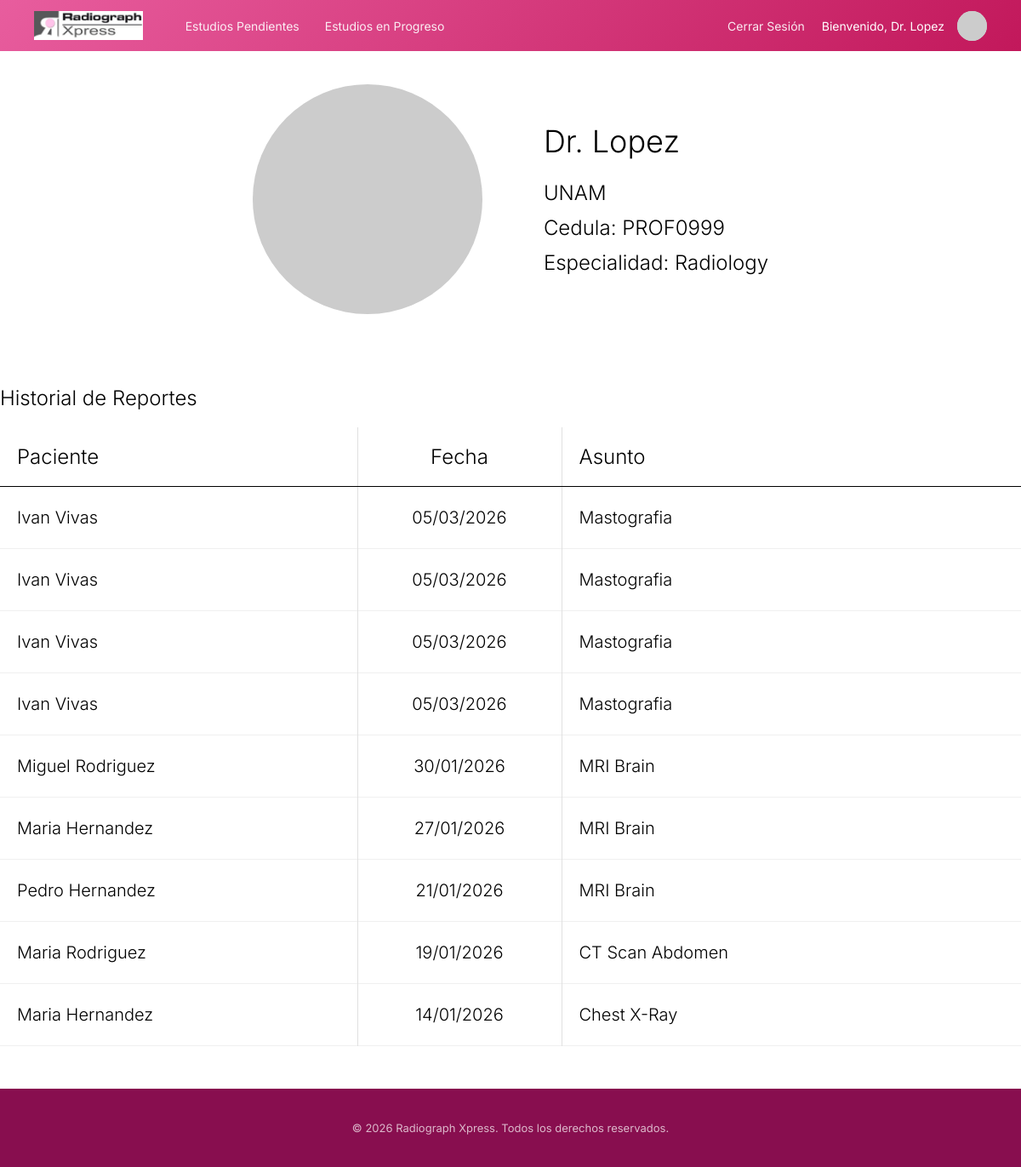
/doctor/doctorProfile/1/ (signed in), run on the app's committed database.
### doctorsDashboard/models.py (models this page shows, shortened)
class ReportingDoctor(models.Model):
    MALE = 'M'
    FEMALE = 'F'
    OTHER = 'O'
    GENDER_CHOICES = [
        (MALE, 'Male'),
        (FEMALE, 'Female'),
        (OTHER, 'Other'),
    ]
    user = models.OneToOneField(User, on_delete=models.CASCADE, null=True, related_name='reporting_doctor_profile')
    id_doctor = models.AutoField(primary_key=True)
    gender = models.CharField(max_length=1, choices=GENDER_CHOICES, default=OTHER)
    address = models.CharField(max_length=100)
    phone = models.CharField(max_length=100)
    university = models.CharField(max_length=100)
    professional_id = models.CharField(max_length=100)
    specialty = models.CharField(max_length=100)
    @property
    def last_name(self):
        if self.user:
            return self.user.last_name
        return ""

### core/models.py (models this page shows)
class Study(models.Model):
    id_study = models.AutoField(primary_key=True)
    pacs_url = models.CharField(max_length=100)
    email_sent = models.BooleanField(default=False)
    date = models.DateField()
    id_study_request = models.ForeignKey('assistantDashboard.StudyRequest', on_delete=models.CASCADE)
    id_report = models.ForeignKey('Report', on_delete=models.CASCADE, null=True, blank=True)
    id_patient = models.ForeignKey('patientsDashboard.Patient', on_delete=models.CASCADE)

class Report(models.Model):
    PENDING = 'PEN'
    IN_PROGRESS = 'PRO'
    COMPLETED = 'COM'
    STATUS_CHOICES = [
        (PENDING, 'Pending'),
        (IN_PROGRESS, 'In Progress'),
        (COMPLETED, 'Completed'),
    ]
    id_report = models.AutoField(primary_key=True)
    status = models.CharField(max_length=3, choices=STATUS_CHOICES, default=PENDING)
    about = models.CharField(max_length=200)
    patients_description = models.CharField(max_length=200)
    findings = models.TextField()
    conclusions = models.TextField()
    recommendations = models.TextField()
    date = models.DateField(default=datetime.now)
    password = models.CharField(max_length=18, default="")
    doctor_in_charge = models.ForeignKey('doctorsDashboard.ReportingDoctor', on_delete=models.CASCADE)

### patientsDashboard/models.py (models this page shows, shortened)
class Patient(models.Model):
    MALE = 'M'
    FEMALE = 'F'
    OTHER = 'O'
    GENDER_CHOICES = [
        (MALE, 'Male'),
        (FEMALE, 'Female'),
        (OTHER, 'Other'),
    ]
    user = models.OneToOneField(User, on_delete=models.CASCADE, null=True, related_name='patient_profile')
    id_patient = models.AutoField(primary_key=True)
    address = models.CharField(max_length=100)
    phone = models.CharField(max_length=100)
    gender = models.CharField(max_length=1, choices=GENDER_CHOICES, default=OTHER)
    is_email_verified = models.BooleanField(default=False)
    associated_doctors = models.ManyToManyField('associateDoctorDashboard.AssociateDoctor', related_name='patients')
    @property
    def first_name(self):
        if self.user:
            return self.user.first_name
        return ""
    @property
    def last_name(self):
        if self.user:
            return self.user.last_name
        return ""

### doctorsDashboard/views.py (the view)
# urls.py: path('doctorProfile/<int:pk>/', views.DoctorProfileView.as_view(), name='doctorProfile'),
class DoctorProfileView(DoctorRequiredMixin, DetailView):
    model = ReportingDoctor
    template_name = 'doctorsDashboard/doctor_profile.html'
    context_object_name = 'doctor'
    def get_context_data(self, **kwargs):
        context = super().get_context_data(**kwargs)
        context['history_studies'] = Study.objects.filter(
            id_report__doctor_in_charge=self.object
        ).order_by('-date')
        return context

### core/mixins.py (called while the page is built)
    def test_func(self):
        return self.request.user.groups.filter(name='Doctors').exists()

    def get_context_data(self, **kwargs):
        context = super().get_context_data(**kwargs)
        if hasattr(self.request.user, 'reporting_doctor_profile'):
            context['reporting_doctor'] = self.request.user.reporting_doctor_profile
        return context

### doctorsDashboard/templates/doctorsDashboard/doctor_profile.html (shortened to what this page needs)
{% extends 'doctorsDashboard/base.html' %}
{% load static %}
{% block content %}
<div class="user-profile-page">
    <div class="profile-content">
        <div class="profile-header">
            <img class="doctor-avatar" src="https://placehold.co/270x270"
                alt="Dr. {{ doctor.name }} {{ doctor.last_name }}">
            <div class="doctor-info-container">
                <h2 class="doctor-name">Dr. {{ doctor.name }} {{ doctor.last_name }}</h2>
                <p class="doctor-university">{{ doctor.university }}</p>
                <p class="doctor-license">Cedula: {{ doctor.professional_id }}</p>
                <p class="doctor-license">Especialidad: {{ doctor.specialty }}</p>
            </div>
        </div>
        <div class="history-table-container">
            <h3 style="font-family: 'Inter', sans-serif; font-weight: 300; font-size: 24px; margin-bottom: 20px;">
                Historial de Reportes</h3>
            <table class="history-table">
                <thead>
                    <tr class="history-header">
                        <th class="header-cell patient">Paciente</th>
                        <th class="header-cell date">Fecha</th>
                        <th class="header-cell subject">Asunto</th>
                    </tr>
                </thead>
                <tbody>
                    {% for study in history_studies %}
                    <tr class="history-row" data-href="{% url 'studyDetail' study.id_study %}"
                        onclick="window.location.href=this.dataset.href;">
                        <td class="row-cell patient">{{ study.id_patient.first_name }} {{ study.id_patient.last_name }}</td>
                        <td class="row-cell date">{{ study.date|date:"d/m/Y" }}</td>
                        <td class="row-cell subject">
                            {% if study.id_report %}
                            {{ study.id_report.about }}
                            {% else %}
                            <span style="color: #999;">Sin asunto</span>
                            {% endif %}
                        </td>
                    </tr>
                    {% empty %}
                    <tr>
                        <td colspan="3" class="row-cell" style="text-align: center; color: #999;">No hay historial de
                            reportes.</td>
                    </tr>
                    {% endfor %}
                </tbody>
            </table>
        </div>
    </div>
</div>
{% endblock %}

### doctorsDashboard/templates/doctorsDashboard/base.html (shortened to what this page needs)
{% load static %}
<!DOCTYPE html>
<html lang="en">
<head>
    <link rel="stylesheet" href="{% static 'core/css/design-system.css' %}">
    <link rel="stylesheet" href="{% static 'doctorsDashboard/style.css' %}">
</head>
<body>
    <header>
        <nav class="navbar">
            <div class="navbar-left">
                <img src="{% static 'core/assets/img/logos/radiographxpress_logo.png' %}" alt="Radiograph Xpress"
                    class="navbar-logo">
            </div>
            <div class="navbar-center">
                <ul class="nav-links">
                    <li><a href="{% url 'pendingStudies' %}" class="nav-link">Estudios Pendientes</a></li>
                    <li><a href="{% url 'studiesInProgress' %}" class="nav-link">Estudios en Progreso</a></li>
                </ul>
            </div>
            <div class="navbar-right">
                <a href="{% url 'doctor_logout' %}" class="nav-link" id="logoutBtn">Cerrar Sesión</a>
                <a href="{% url 'myProfile' %}" class="user-info" style="text-decoration: none;">
                    <span class="welcome-text">Bienvenido, Dr. {{ user.last_name }}</span>
                    <img src="https://placehold.co/35x35" alt="Profile" class="user-avatar">
                </a>
            </div>
        </nav>
    </header>
    <main>
        {% block content %}
        {% endblock %}
    </main>
    {% include 'core/components/footer.html' %}
</body>
</html>

### core/static/core/css/design-system.css (style rules this page uses)
:root { --brand-gradient-start: #E85D9E; --brand-gradient-end: #C2185B; --brand-footer-bg: #880E4F; --text-primary: #111827; --text-secondary: #6B7280; --text-white: #ffffff; --bg-page: #F3F4F6; --bg-white: #ffffff; --font-primary: 'Inter', sans-serif; }
body { min-height: 100vh; display: flex; flex-direction: column; }

### doctorsDashboard/static/doctorsDashboard/style.css (style rules this page uses)
body { margin: 0; padding: 0; font-family: 'Inter', sans-serif; background-color: #f4f4f4; }
.navbar { width: 100%; height: 60px; background: linear-gradient(135deg, var(--brand-gradient-start) 0%, var(--brand-gradient-end) 100%); display: flex; justify-content: space-between; align-items: center; padding: 0 40px; box-sizing: border-box; position: fixed; top: 0; z-index: 1000; }
.navbar-left { display: flex; align-items: center; }
.navbar-logo { height: 35px; width: auto; object-fit: contain; }
.navbar-center { flex-grow: 1; display: flex; padding-left: 50px; }
.nav-links { list-style: none; margin: 0; padding: 0; display: flex; gap: 30px; }
.nav-link { color: #ffffff; text-decoration: none; font-size: 14px; font-weight: 400; opacity: 0.9; transition: opacity 0.2s ease; position: relative; display: inline-block; padding-bottom: 2px; padding-top: 2px; }
.nav-link::after { content: ''; position: absolute; width: 100%; transform: scaleX(0); height: 2px; bottom: 0; left: 0; background-color: #ffffff; transform-origin: bottom right; transition: transform 0.25s ease-out; }
.navbar-right { display: flex; align-items: center; gap: 20px; }
.user-info { display: flex; align-items: center; gap: 15px; color: #ffffff; }
.welcome-text { font-size: 14px; font-weight: 400; text-align: right; white-space: nowrap; }
.user-avatar { width: 35px; height: 35px; border-radius: 50%; background-color: #ccc; object-fit: cover; }
.user-profile-page { min-height: 100vh; background-color: white; padding-top: 59px; display: flex; flex-direction: column; align-items: center; }
.profile-content { width: 100%; max-width: 1440px; display: flex; flex-direction: column; align-items: center; padding-bottom: 50px; padding-left: 20px; padding-right: 20px; position: relative; }
.profile-header { margin-top: 40px; width: 100%; margin-bottom: 40px; display: flex; flex-direction: row; align-items: center; justify-content: center; gap: 72px; flex-wrap: wrap; }
.doctor-avatar { width: 270px; height: 270px; border-radius: 50%; object-fit: cover; flex-shrink: 0; }
.doctor-info-container { display: flex; flex-direction: column; gap: 12px; text-align: left; }
.doctor-name { font-family: 'Inter', sans-serif; font-weight: 300; font-size: clamp(24px, 4vw, 36px); color: black; margin: 0; line-height: 1.2; }
.doctor-university, .doctor-license { font-family: 'Inter', sans-serif; font-weight: 300; font-size: clamp(16px, 2.5vw, 24px); color: black; margin: 0; }
.history-table-container { width: 100%; max-width: 1333px; margin: 20px auto 0; overflow-x: auto; }
.history-table { width: 100%; border-collapse: collapse; min-width: 800px; }
.header-cell { font-family: 'Inter', sans-serif; font-weight: 300; font-size: 24px; color: black; padding: 20px; text-align: left; vertical-align: middle; border-bottom: 1px solid black; white-space: nowrap; }
.history-row { cursor: pointer; transition: background-color 0.2s ease; border-bottom: 1px solid #f0f0f0; }
.row-cell { font-family: 'Inter', sans-serif; font-weight: 300; font-size: 20px; color: black; padding: 24px 20px; vertical-align: middle; }
.patient { width: 35%; }
.date { width: 20%; text-align: center; border-left: 1px solid #e0e0e0; border-right: 1px solid #e0e0e0; }
.subject { width: 45%; }
.header-cell.date, .row-cell.date { text-align: center; }

### data on the page
ReportingDoctor: last_name "Lopez", university "UNAM", professional_id "PROF0999", specialty "Radiology"
Study: id_patient.first_name "Ivan", id_patient.last_name "Vivas", date "05/03/2026", id_report.about "Mastografia"
Study: id_patient.first_name "Ivan", id_patient.last_name "Vivas", date "05/03/2026", id_report.about "Mastografia"
Study: id_patient.first_name "Ivan", id_patient.last_name "Vivas", date "05/03/2026", id_report.about "Mastografia"
Study: id_patient.first_name "Ivan", id_patient.last_name "Vivas", date "05/03/2026", id_report.about "Mastografia"
Study: id_patient.first_name "Miguel", id_patient.last_name "Rodriguez", date "30/01/2026", id_report.about "MRI Brain"
Study: id_patient.first_name "Maria", id_patient.last_name "Hernandez", date "27/01/2026", id_report.about "MRI Brain"
Study: id_patient.first_name "Pedro", id_patient.last_name "Hernandez", date "21/01/2026", id_report.about "MRI Brain"
Study: id_patient.first_name "Maria", id_patient.last_name "Rodriguez", date "19/01/2026", id_report.about "CT Scan Abdomen"
Study: id_patient.first_name "Maria", id_patient.last_name "Hernandez", date "14/01/2026", id_report.about "Chest X-Ray"

### other printed values
{{ user.last_name }} "Lopez"
